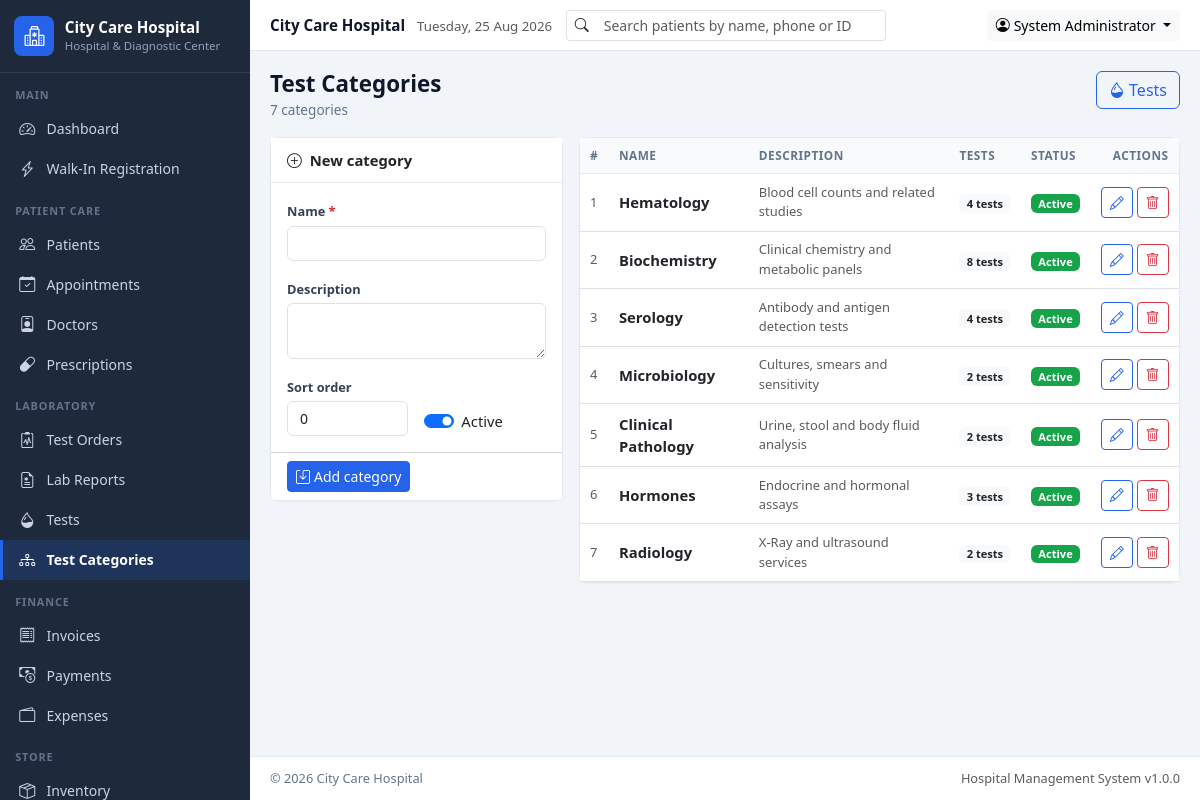
The page /modules/tests/categories.php (signed in) on the database its author committed.
### tables this page shows
CREATE TABLE IF NOT EXISTS test_categories (
  id INT AUTO_INCREMENT PRIMARY KEY,
  name VARCHAR(100) NOT NULL,
  description TEXT,
  sort_order INT DEFAULT 0,
  is_active TINYINT(1) DEFAULT 1,
  created_at TIMESTAMP DEFAULT CURRENT_TIMESTAMP
);

### includes/functions.php (called while the page is built, shortened)
<?php
function sanitize($input)
{
    return htmlspecialchars((string)($input ?? ''), ENT_QUOTES, 'UTF-8');
}
function fetchAll($sql, array $params = [])
{
    global $pdo;
    $stmt = $pdo->prepare($sql);
    $stmt->execute($params);
    return $stmt->fetchAll();
}

### modules/tests/categories.php (the view, shortened to what this page needs)
<?php
$editing = null;
$categories = fetchAll('SELECT c.*, (SELECT COUNT(*) FROM tests t WHERE t.category_id = c.id) AS test_count
                        FROM test_categories c ORDER BY c.sort_order, c.name');
$pageActions = '<a href="' . BASE_URL . '/modules/tests/index.php" class="btn btn-outline-primary"><i class="bi bi-droplet-half me-1"></i>Tests</a>';
require_once INC_PATH . '/header.php';
?>
<div class="row g-3">
    <div class="col-lg-4">
        <form method="post" class="card">
            <div class="card-header bg-white fw-semibold">
                <i class="bi bi-<?= $editing ? 'pencil' : 'plus-circle' ?> me-2"></i><?= $editing ? 'Edit category' : 'New category' ?>
            </div>
            <div class="card-body row g-3">
                <div class="col-12">
                    <label class="form-label required">Name</label>
                    <input type="text" name="name" class="form-control" value="<?= sanitize($editing['name'] ?? '') ?>" required>
                </div>
                <div class="col-12">
                    <label class="form-label">Description</label>
                    <textarea name="description" class="form-control" rows="2"><?= sanitize($editing['description'] ?? '') ?></textarea>
                </div>
                <div class="col-6">
                    <label class="form-label">Sort order</label>
                    <input type="number" name="sort_order" class="form-control" value="<?= (int)($editing['sort_order'] ?? 0) ?>">
                </div>
                <div class="col-6 d-flex align-items-end">
                    <div class="form-check form-switch">
                        <input class="form-check-input" type="checkbox" name="is_active" id="is_active" value="1" <?= !$editing || $editing['is_active'] ? 'checked' : '' ?>>
                        <label class="form-check-label" for="is_active">Active</label>
                    </div>
                </div>
            </div>
            <div class="card-footer bg-white d-flex gap-2">
                <button class="btn btn-primary btn-sm"><i class="bi bi-save me-1"></i><?= $editing ? 'Update' : 'Add category' ?></button>
            </div>
        </form>
    </div>
    <div class="col-lg-8">
        <div class="card">
            <div class="table-responsive">
                <table class="table table-hover align-middle mb-0">
                    <thead><tr><th>#</th><th>Name</th><th>Description</th><th>Tests</th><th>Status</th><th class="text-end">Actions</th></tr></thead>
                    <tbody>
                    <?php foreach ($categories as $c): ?>
                        <tr>
                            <td class="small text-muted"><?= (int)$c['sort_order'] ?></td>
                            <td class="fw-semibold"><?= sanitize($c['name']) ?></td>
                            <td class="small text-muted"><?= sanitize($c['description'] ?: '-') ?></td>
                            <td><a href="index.php?category_id=<?= (int)$c['id'] ?>" class="badge bg-light text-dark"><?= (int)$c['test_count'] ?> tests</a></td>
                            <td><?= $c['is_active'] ? '<span class="badge bg-success">Active</span>' : '<span class="badge bg-secondary">Inactive</span>' ?></td>
                            <td class="text-end text-nowrap">
                                <a href="?edit=<?= (int)$c['id'] ?>" class="btn btn-sm btn-outline-primary"><i class="bi bi-pencil"></i></a>
                                <form method="post" class="d-inline">
                                    <button class="btn btn-sm btn-outline-danger" data-confirm="Delete this category? Tests will keep existing without a category."><i class="bi bi-trash"></i></button>
                                </form>
                            </td>
                        </tr>
                    <?php endforeach; ?>
                    </tbody>
                </table>
            </div>
        </div>
    </div>
</div>
<?php require_once INC_PATH . '/footer.php'; ?>

### assets/css/custom.css (style rules this page uses)
:root { --hms-primary: #2563EB; --hms-success: #16A34A; --hms-warning: #D97706; --hms-danger: #DC2626; --hms-sidebar: #1E293B; --hms-sidebar-hover: #334155; --hms-body: #F1F5F9; --hms-border: #E2E8F0; --hms-muted: #64748B; --hms-sidebar-width: 250px; }
body { background: var(--hms-body); font-family: "Segoe UI", Roboto, "Helvetica Neue", Arial, sans-serif; font-size: 0.925rem; color: #0F172A; }
a { text-decoration: none; }
.btn-primary, .bg-primary { background-color: var(--hms-primary) !important; border-color: var(--hms-primary) !important; }
.btn-outline-primary { color: var(--hms-primary); border-color: var(--hms-primary); }
.btn-success, .bg-success { background-color: var(--hms-success) !important; border-color: var(--hms-success) !important; }
.card { border: 1px solid var(--hms-border); border-radius: .6rem; box-shadow: 0 1px 2px rgba(15,23,42,.04); }
.card-header { border-bottom: 1px solid var(--hms-border); padding: .7rem 1rem; }
.table > :not(caption) > * > * { padding: .55rem .65rem; }
.table thead th { font-size: .74rem; text-transform: uppercase; letter-spacing: .04em; color: var(--hms-muted); background: #F8FAFC; border-bottom: 1px solid var(--hms-border); font-weight: 700; }
.form-label { font-size: .8rem; font-weight: 600; color: #334155; margin-bottom: .25rem; }
.form-control, .form-select { font-size: .875rem; }
.required::after { content: " *"; color: var(--hms-danger); }

### rows shown on the page
test_categories: sort_order "1", name "Hematology", description "Blood cell counts and related studies", test_count "4", is_active "Active"
test_categories: sort_order "2", name "Biochemistry", description "Clinical chemistry and metabolic panels", test_count "8", is_active "Active"
test_categories: sort_order "3", name "Serology", description "Antibody and antigen detection tests", test_count "4", is_active "Active"
test_categories: sort_order "4", name "Microbiology", description "Cultures, smears and sensitivity", test_count "2", is_active "Active"
test_categories: sort_order "5", name "Clinical Pathology", description "Urine, stool and body fluid analysis", test_count "2", is_active "Active"
test_categories: sort_order "6", name "Hormones", description "Endocrine and hormonal assays", test_count "3", is_active "Active"
test_categories: sort_order "7", name "Radiology", description "X-Ray and ultrasound services", test_count "2", is_active "Active"

### other values the page prints
getSetting('hospital_name', 'City Care Hospital') "City Care Hospital"
getSetting('hospital_tagline', 'Hospital &amp; Diagnostic Center') "Hospital & Diagnostic Center"
$group['label'] "MAIN"
$item['text'] "Dashboard"
$item['text'] "Walk-In Registration"
$group['label'] "PATIENT CARE"
$item['text'] "Patients"
$item['text'] "Appointments"
$item['text'] "Doctors"
$item['text'] "Prescriptions"
$group['label'] "LABORATORY"
$item['text'] "Test Orders"
$item['text'] "Lab Reports"
$item['text'] "Tests"
$item['text'] "Test Categories"
